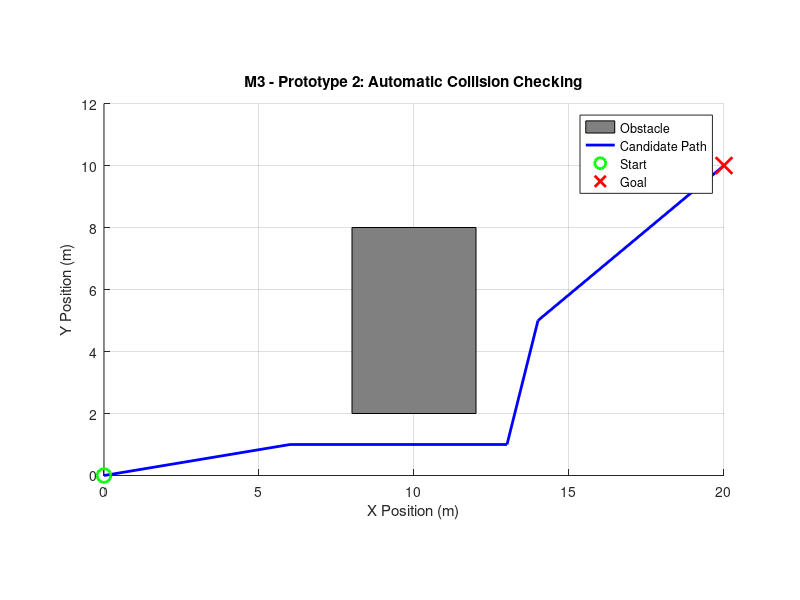

Reproduce this figure in MATLAB.
%% M3 - Prototype 2
% Automatic Collision Checking
% SIH 2026

clc;
clear;
close all;

%% 1. Start and Goal

start = [0, 0];
goal  = [20, 10];

%% 2. Define obstacle

% [x_min, y_min, x_max, y_max]

obstacle = [8, 2, 12, 8];

%% 3. Define candidate path

path = [
    start;
    6, 1;
    7, 1;
    13, 1;
    14, 5;
    goal
];

%% 4. Check every path segment for collision

collisionDetected = false;

for i = 1:size(path,1)-1

    p1 = path(i,:);
    p2 = path(i+1,:);

    % Sample points along this path segment
    t = linspace(0,1,100);

    x = p1(1) + t .* (p2(1) - p1(1));
    y = p1(2) + t .* (p2(2) - p1(2));

    % Check whether any sampled point is inside obstacle

    inside = ...
        x >= obstacle(1) & ...
        x <= obstacle(3) & ...
        y >= obstacle(2) & ...
        y <= obstacle(4);

    if any(inside)
        collisionDetected = true;
        break;
    end

end

%% 5. Display result

if collisionDetected
    disp('COLLISION DETECTED: Path is unsafe.');
else
    disp('PATH SAFE: No collision detected.');
end

%% 6. Visualize

figure;
hold on;
grid on;
axis equal;

xlim([0 20]);
ylim([0 12]);

xlabel('X Position (m)');
ylabel('Y Position (m)');

title('M3 - Prototype 2: Automatic Collision Checking');

% Draw obstacle
rectangle( ...
    'Position',[ ...
        obstacle(1), ...
        obstacle(2), ...
        obstacle(3)-obstacle(1), ...
        obstacle(4)-obstacle(2)], ...
    'FaceColor',[0.5 0.5 0.5]);

% Draw path
if collisionDetected
    plot(path(:,1), path(:,2), ...
        'r-', 'LineWidth', 2);
else
    plot(path(:,1), path(:,2), ...
        'b-', 'LineWidth', 2);
end

% Start
plot(start(1), start(2), ...
    'go', 'MarkerSize', 10, 'LineWidth', 2);

% Goal
plot(goal(1), goal(2), ...
    'rx', 'MarkerSize', 12, 'LineWidth', 2);

legend('Obstacle','Candidate Path','Start','Goal');

hold off;
